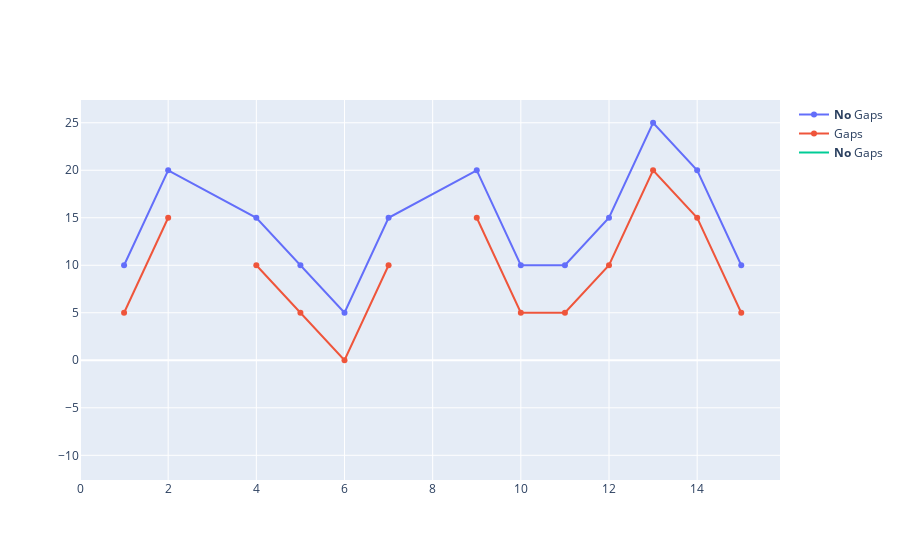

Notebook code for this chart:
### Code cell
fig.add_trace(go.Scatter(
    x=ratio_2_colors['0_x'],
    y=ratio_2_colors['0_y'],
    name = '<b>No</b> Gaps', # Style name/legend entry with html tags
    connectgaps=True # override default to connect the gaps
))

### Figure 1 — Plotly figure (JSON) as saved in the notebook; plotly's stock layout.template omitted (floating-point values rounded to 4 significant figures; data arrays with more than 128 entries replaced by an {"elided": "..."} marker saying what was removed)
{"data": [{"connectgaps": true, "name": "<b>No</b> Gaps", "type": "scatter", "x": [1, 2, 3, 4, 5, 6, 7, 8, 9, 10, 11, 12, 13, 14, 15], "y": [10, 20, null, 15, 10, 5, 15, null, 20, 10, 10, 15, 25, 20, 10]}, {"name": "Gaps", "type": "scatter", "x": [1, 2, 3, 4, 5, 6, 7, 8, 9, 10, 11, 12, 13, 14, 15], "y": [5, 15, null, 10, 5, 0, 10, null, 15, 5, 5, 10, 20, 15, 5]}, {"connectgaps": true, "name": "<b>No</b> Gaps", "type": "scatter", "x": {"elided": "1878 float values"}, "y": {"elided": "1878 float values"}}], "layout": {"autosize": true, "xaxis": {"autorange": true, "range": [0, 15.85], "type": "linear"}, "yaxis": {"autorange": true, "range": [-12.61, 27.57], "type": "linear"}}}
